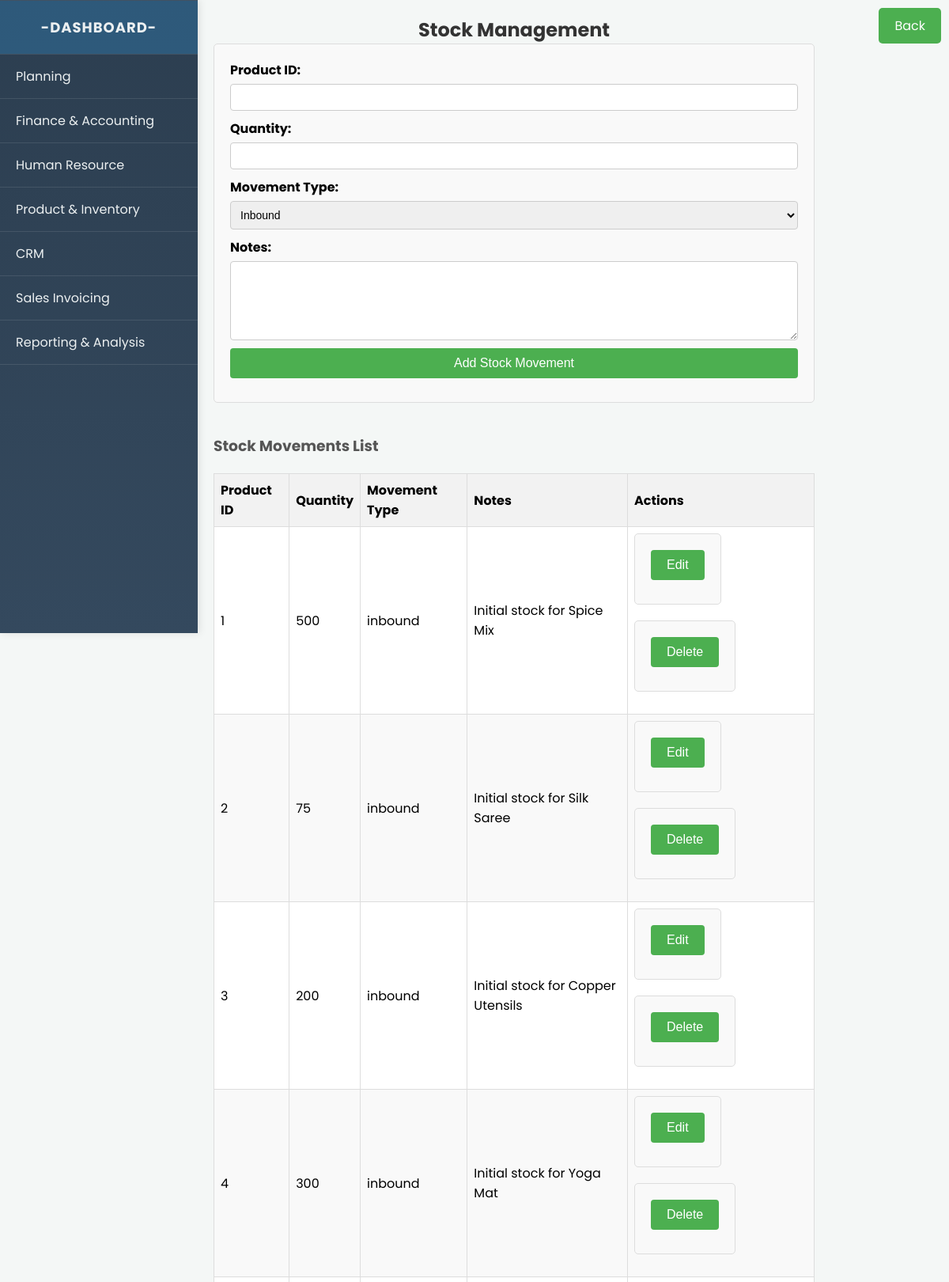
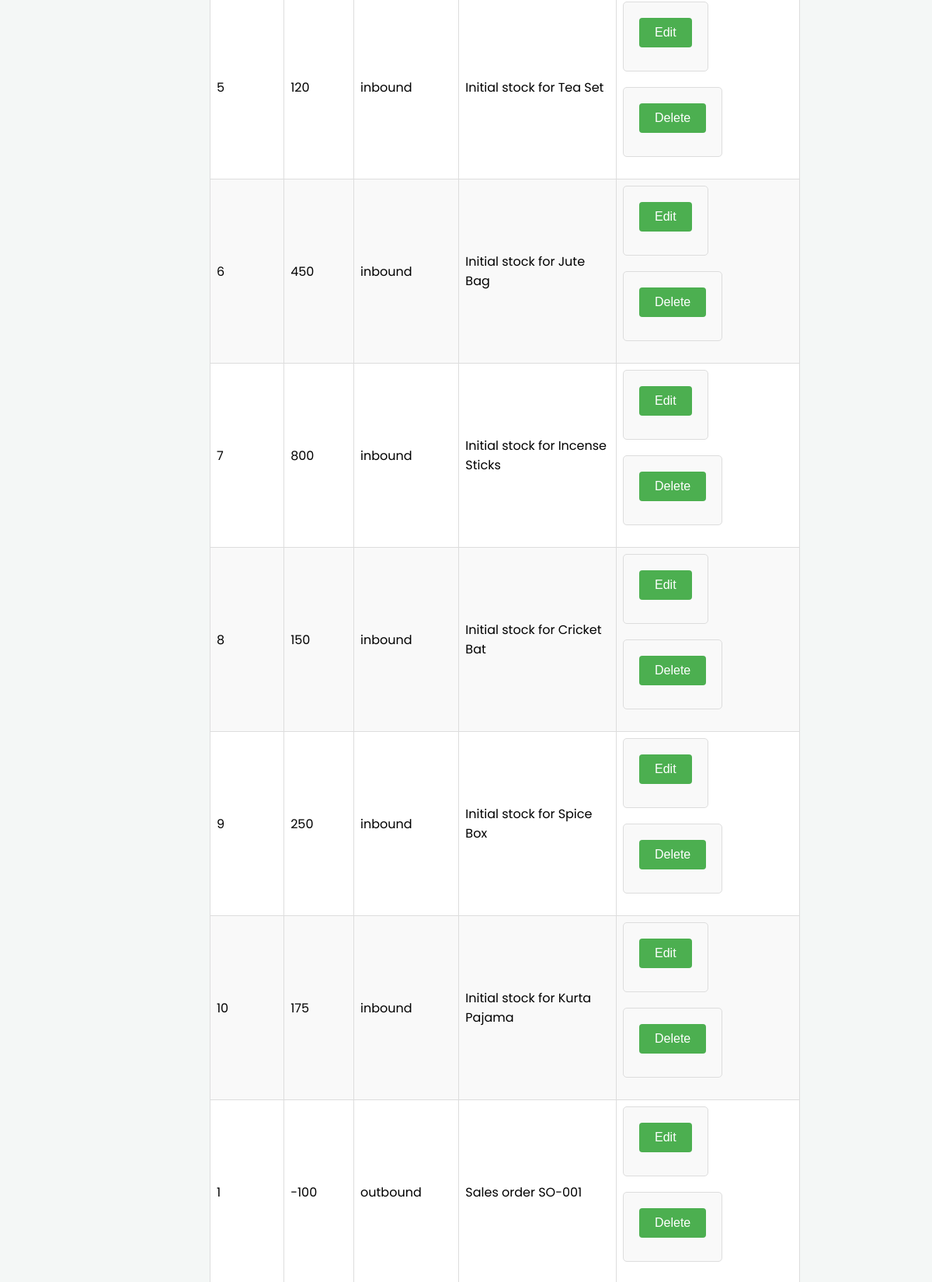
Page /inventory_management/stk_mg/stkmg.php (signed in, upper part) on the committed database (2 pictures, top to bottom).
### tables this page shows
CREATE TABLE `stock_movement` (
  `id` int(11) NOT NULL,
  `product_id` int(11) NOT NULL,
  `quantity` int(11) NOT NULL,
  `movement_type` enum('inbound','outbound') NOT NULL,
  `notes` text DEFAULT NULL,
  `created_at` timestamp NOT NULL DEFAULT current_timestamp()
);

### inventory_management/stk_mg/stkmg.php (the view, shortened to what this page needs)
<?php
include('../../db_connect.php');
include '../../sidebar.php';
$sql = "SELECT * FROM stock_movement";
$result = $conn->query($sql);
?>
<!DOCTYPE html>
<html lang="en">
<head>
    <link rel="stylesheet" href="style.css">
    <link rel="stylesheet" href="../../istyle.css">
</head>
<body>
 <a href="javascript:history.back()" class="back-button">Back</a>
    <div class="content">
        <section id="stock_management">
            <h2>Stock Management</h2>
            <form method="post">
                <label for="product_id">Product ID:</label>
                <input type="text" id="product_id" name="product_id" value="<?php echo isset($product_id) ? $product_id : ''; ?>" required>
                <label for="quantity">Quantity:</label>
                <input type="number" id="quantity" name="quantity" value="<?php echo isset($quantity) ? $quantity : ''; ?>" required>
                <label for="movement_type">Movement Type:</label>
                <select id="movement_type" name="movement_type" required>
                    <option value="inbound" <?php if (isset($movement_type) && $movement_type == 'inbound') echo 'selected'; ?>>Inbound</option>
                </select>
                <label for="notes">Notes:</label>
                <textarea id="notes" name="notes"><?php echo isset($notes) ? $notes : ''; ?></textarea>
                <?php if (isset($id)): ?>
                    <input type="submit" name="update_stock" value="Update Stock Movement">
                <?php else: ?>
                    <input type="submit" name="add_stock" value="Add Stock Movement">
                <?php endif; ?>
            </form>
            <h3>Stock Movements List</h3>
            <?php
            if ($result->num_rows > 0) {
                echo "<table class='stock-table'>";
                echo "<thead><tr><th>Product ID</th><th>Quantity</th><th>Movement Type</th><th>Notes</th><th>Actions</th></tr></thead>";
                echo "<tbody>";
                while($row = $result->fetch_assoc()) {
                    echo "<tr>";
                    echo "<td>" . $row['product_id'] . "</td>";
                    echo "<td>" . $row['quantity'] . "</td>";
                    echo "<td>" . $row['movement_type'] . "</td>";
                    echo "<td>" . $row['notes'] . "</td>";
                    echo "<td>";
                    echo "<form method='post' class='inline-form'>";
                    echo "<input type='submit' name='edit_stock' value='Edit'>";
                    echo "</form>";
                    echo "<form method='post' class='inline-form'>";
                    echo "<input type='submit' name='delete_stock' value='Delete'>";
                    echo "</form>";
                    echo "</td>";
                    echo "</tr>";
                }
                echo "</tbody>";
                echo "</table>";
            } else {
                echo "<p>No stock movements found.</p>";
            }
            ?>
        </section>
    </div>
</body>
</html>

### inventory_management/stk_mg/style.css (style rules this page uses)
form { margin-bottom: 20px; background-color: #f9f9f9; padding: 20px; border: 1px solid #ddd; border-radius: 5px; }
label { display: block; margin-bottom: 5px; font-weight: bold; }
input[type="text"], input[type="number"], textarea, select, input[type="submit"] { width: 100%; padding: 8px; margin-bottom: 10px; border: 1px solid #ccc; border-radius: 4px; box-sizing: border-box; font-size: 14px; }
textarea { resize: vertical; height: 100px; }
input[type="submit"] { background-color: #4CAF50; color: white; padding: 10px 20px; border: none; border-radius: 4px; cursor: pointer; font-size: 16px; }
table { width: 100%; border-collapse: collapse; margin-top: 20px; background-color: #fff; }
th, td { border: 1px solid #ddd; padding: 8px; text-align: left; }
th { background-color: #f2f2f2; font-weight: bold; }
tbody tr:nth-child(even) { background-color: #f9f9f9; }
.content { max-width: 800px; margin: 0 auto; padding: 20px; }
h2 { text-align: center; color: #333; }
h3 { margin-top: 40px; color: #555; }

### istyle.css (style rules this page uses)
* { margin: 0; padding: 0; box-sizing: border-box; }
body { font-family: 'Poppins', sans-serif; background-color: #f4f7f6; display: flex; }
.main-content, .content { margin-left: 250px; padding: 20px; width: calc(100% - 250px); }

### inventory_management/stk_mg/stkmg.php (style rules this page uses)
.back-button { position: absolute; top: 10px; right: 10px; background-color: #4CAF50; color: white; padding: 10px 20px; text-align: center; text-decoration: none; display: inline-block; font-size: 16px; border: none; border-radius: 5px; cursor: pointer; }
.inline-form { display: inline-block; margin-right: 10px; }

### rows in the picture
stock_movement: product "1", quantity "500", movement_type "inbound", notes "Initial stock for Spice Mix"
stock_movement: product "2", quantity "75", movement_type "inbound", notes "Initial stock for Silk Saree"
stock_movement: product "3", quantity "200", movement_type "inbound", notes "Initial stock for Copper Utensils"
stock_movement: product "4", quantity "300", movement_type "inbound", notes "Initial stock for Yoga Mat"
stock_movement: product "5", quantity "120", movement_type "inbound", notes "Initial stock for Tea Set"
stock_movement: product "6", quantity "450", movement_type "inbound", notes "Initial stock for Jute Bag"
stock_movement: product "7", quantity "800", movement_type "inbound", notes "Initial stock for Incense Sticks"
stock_movement: product "8", quantity "150", movement_type "inbound", notes "Initial stock for Cricket Bat"
stock_movement: product "9", quantity "250", movement_type "inbound", notes "Initial stock for Spice Box"
stock_movement: product "10", quantity "175", movement_type "inbound", notes "Initial stock for Kurta Pajama"
stock_movement: product "1", quantity "-100", movement_type "outbound", notes "Sales order SO-001"
